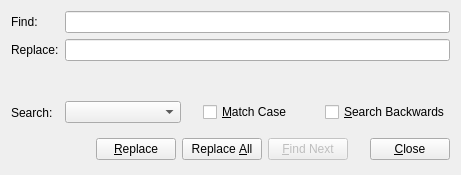
<ui version="4.0" >
 <class>FindDialogTabBase</class>
 <widget class="QWidget" name="FindDialogTabBase" >
  <property name="geometry" >
   <rect>
    <x>0</x>
    <y>0</y>
    <width>461</width>
    <height>175</height>
   </rect>
  </property>
  <property name="sizePolicy" >
   <sizepolicy vsizetype="Preferred" hsizetype="Preferred" >
    <horstretch>0</horstretch>
    <verstretch>0</verstretch>
   </sizepolicy>
  </property>
  <property name="minimumSize" >
   <size>
    <width>0</width>
    <height>0</height>
   </size>
  </property>
  <property name="windowTitle" >
   <string>Find</string>
  </property>
  <layout class="QGridLayout" >
   <item row="0" column="0" >
    <widget class="QLabel" name="FindLabel_" >
     <property name="sizePolicy" >
      <sizepolicy vsizetype="Preferred" hsizetype="Minimum" >
       <horstretch>0</horstretch>
       <verstretch>0</verstretch>
      </sizepolicy>
     </property>
     <property name="frameShape" >
      <enum>QFrame::NoFrame</enum>
     </property>
     <property name="frameShadow" >
      <enum>QFrame::Plain</enum>
     </property>
     <property name="text" >
      <string>Find:</string>
     </property>
    </widget>
   </item>
   <item row="0" column="1" >
    <widget class="QLineEdit" name="findLineEdit_" />
   </item>
   <item row="1" column="0" >
    <widget class="QLabel" name="replaceLabel_" >
     <property name="sizePolicy" >
      <sizepolicy vsizetype="Preferred" hsizetype="Minimum" >
       <horstretch>0</horstretch>
       <verstretch>0</verstretch>
      </sizepolicy>
     </property>
     <property name="text" >
      <string>Replace:</string>
     </property>
    </widget>
   </item>
   <item row="1" column="1" >
    <widget class="QLineEdit" name="replaceLineEdit_" />
   </item>
   <item row="2" column="1" >
    <spacer>
     <property name="orientation" >
      <enum>Qt::Vertical</enum>
     </property>
     <property name="sizeType" >
      <enum>QSizePolicy::Expanding</enum>
     </property>
     <property name="sizeHint" >
      <size>
       <width>20</width>
       <height>16</height>
      </size>
     </property>
    </spacer>
   </item>
   <item row="3" column="0" >
    <widget class="QLabel" name="searchInLabel_" >
     <property name="sizePolicy" >
      <sizepolicy vsizetype="Preferred" hsizetype="Minimum" >
       <horstretch>0</horstretch>
       <verstretch>0</verstretch>
      </sizepolicy>
     </property>
     <property name="frameShape" >
      <enum>QFrame::NoFrame</enum>
     </property>
     <property name="frameShadow" >
      <enum>QFrame::Plain</enum>
     </property>
     <property name="text" >
      <string>Search:</string>
     </property>
     <property name="alignment" >
      <set>Qt::AlignVCenter</set>
     </property>
    </widget>
   </item>
   <item row="3" column="1" >
    <layout class="QHBoxLayout" >
     <property name="leftMargin" >
      <number>0</number>
     </property>
     <property name="topMargin" >
      <number>0</number>
     </property>
     <property name="rightMargin" >
      <number>0</number>
     </property>
     <property name="bottomMargin" >
      <number>0</number>
     </property>
     <item>
      <widget class="QComboBox" name="searchIn_" >
       <property name="editable" >
        <bool>false</bool>
       </property>
       <property name="insertPolicy" >
        <enum>QComboBox::InsertAtBottom</enum>
       </property>
       <property name="duplicatesEnabled" >
        <bool>false</bool>
       </property>
      </widget>
     </item>
     <item>
      <spacer>
       <property name="orientation" >
        <enum>Qt::Vertical</enum>
       </property>
       <property name="sizeType" >
        <enum>QSizePolicy::Expanding</enum>
       </property>
       <property name="sizeHint" >
        <size>
         <width>16</width>
         <height>20</height>
        </size>
       </property>
      </spacer>
     </item>
     <item>
      <widget class="QCheckBox" name="matchCase_" >
       <property name="text" >
        <string>&amp;Match Case</string>
       </property>
       <property name="shortcut" >
        <string>Alt+M</string>
       </property>
       <property name="checked" >
        <bool>false</bool>
       </property>
      </widget>
     </item>
     <item>
      <widget class="QCheckBox" name="searchBackwards_" >
       <property name="text" >
        <string>&amp;Search Backwards</string>
       </property>
       <property name="shortcut" >
        <string>Alt+S</string>
       </property>
      </widget>
     </item>
    </layout>
   </item>
   <item row="4" column="1" >
    <layout class="QHBoxLayout" >
     <item>
      <spacer>
       <property name="orientation" >
        <enum>Qt::Vertical</enum>
       </property>
       <property name="sizeType" >
        <enum>QSizePolicy::Expanding</enum>
       </property>
       <property name="sizeHint" >
        <size>
         <width>20</width>
         <height>20</height>
        </size>
       </property>
      </spacer>
     </item>
     <item>
      <spacer>
       <property name="orientation" >
        <enum>Qt::Horizontal</enum>
       </property>
       <property name="sizeHint" >
        <size>
         <width>2</width>
         <height>20</height>
        </size>
       </property>
      </spacer>
     </item>
     <item>
      <layout class="QHBoxLayout" >
       <property name="leftMargin" >
        <number>0</number>
       </property>
       <property name="topMargin" >
        <number>0</number>
       </property>
       <property name="rightMargin" >
        <number>0</number>
       </property>
       <property name="bottomMargin" >
        <number>0</number>
       </property>
       <item>
        <widget class="QPushButton" name="replaceButton_" >
         <property name="text" >
          <string>&amp;Replace</string>
         </property>
         <property name="shortcut" >
          <string>Alt+R</string>
         </property>
        </widget>
       </item>
       <item>
        <widget class="QPushButton" name="replaceAllButton_" >
         <property name="text" >
          <string>Replace &amp;All</string>
         </property>
         <property name="shortcut" >
          <string>Alt+A</string>
         </property>
        </widget>
       </item>
       <item>
        <widget class="QPushButton" name="findButton_" >
         <property name="enabled" >
          <bool>false</bool>
         </property>
         <property name="text" >
          <string>&amp;Find Next</string>
         </property>
         <property name="shortcut" >
          <string>Alt+F</string>
         </property>
         <property name="autoDefault" >
          <bool>true</bool>
         </property>
         <property name="default" >
          <bool>true</bool>
         </property>
        </widget>
       </item>
       <item>
        <spacer>
         <property name="orientation" >
          <enum>Qt::Vertical</enum>
         </property>
         <property name="sizeType" >
          <enum>QSizePolicy::Expanding</enum>
         </property>
         <property name="sizeHint" >
          <size>
           <width>16</width>
           <height>20</height>
          </size>
         </property>
        </spacer>
       </item>
       <item>
        <widget class="QPushButton" name="closeButton_" >
         <property name="text" >
          <string>&amp;Close</string>
         </property>
         <property name="shortcut" >
          <string>Alt+C</string>
         </property>
         <property name="autoDefault" >
          <bool>true</bool>
         </property>
        </widget>
       </item>
      </layout>
     </item>
    </layout>
   </item>
  </layout>
 </widget>
 <layoutdefault spacing="6" margin="11" />
 <pixmapfunction>qPixmapFromMimeSource</pixmapfunction>
 <resources/>
 <connections>
  <connection>
   <sender>closeButton_</sender>
   <signal>clicked()</signal>
   <receiver>FindDialogTabBase</receiver>
   <slot>close()</slot>
   <hints>
    <hint type="sourcelabel" >
     <x>20</x>
     <y>20</y>
    </hint>
    <hint type="destinationlabel" >
     <x>20</x>
     <y>20</y>
    </hint>
   </hints>
  </connection>
 </connections>
</ui>
